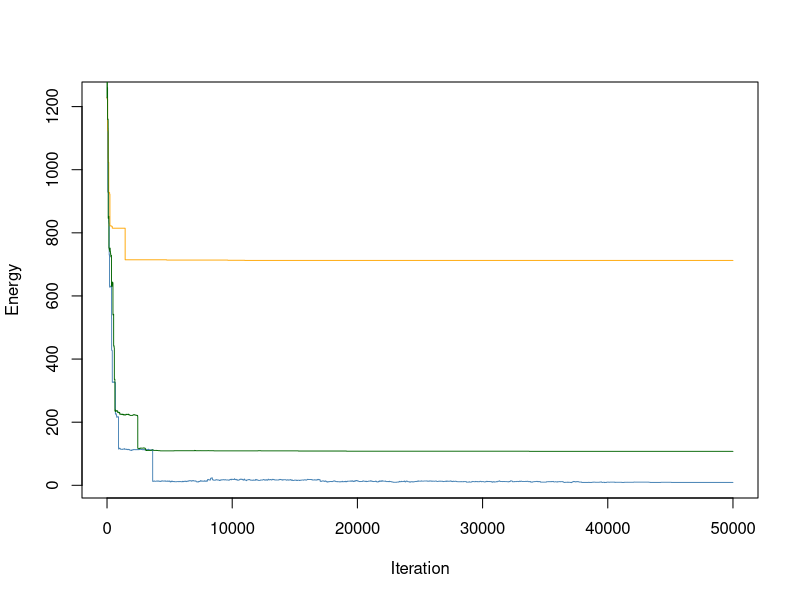

Source code (R): (Note: a time limit stopped this script after it produced the figure.)
##----------------------------------------------------------------------
## EVERYTHING YOU NEED TO CHANGE IS IN THIS SECTION OR THE FINAL SECTION

# Number of doctors available
ndoctors <- 5

# Number of nurses
nnurses <- 7

# Number of days in the schedule
ndays <- 7

# Number of staff present for each shift (must have same # of shifts)
# e.g., c(2, 3, 3) has three shifts with 2, 3, 3 people respectively
doctorstaffing <- c(2, 2, 2)
nursestaffing <- c(3, 3, 3)

# Penalties for violating each of six constraints
# Penalty 1: Each instance of three consecutive shifts (including overnight)
# Penalty 2: Each person who does not have two days off AT ALL
# Penalty 3: Each person who does not have two days off IN A ROW
# Penalty 4: Each instance of first shift following last shift on prev day
# Penalty 5: Each instance of working both weekend days (days 1, 2)
# Penalty 6: Weights for the stdev of nurses'/doctors' shifts in the schedule
#            (trying to make everyone work similar amounts)
penalties <- c(100, 100, 0.5, 5, 1, 2)

# Number of iterations (if too small, might not be able to explore enough)
niter <- 50000

# The cooling schedule: what should the temperature be at step i out of n
coolingschedule <- function(i,n)
{
  # If you want greedy optimization, just fix some low temperature
  #return(1e-3)
  
  # Linear cooling schedule from 1 down to 0
  return(1 - (i/(n+1)))
}

## END OF PARAMETER SECTION
##----------------------------------------------------------------------

# (Some things which are calculated automatically)
doctorindices <- c(1,cumsum(doctorstaffing)+1)
nurseindices <- c(1,cumsum(nursestaffing)+1)
nshifts <- length(doctorstaffing)

# Function to calculate the "energy" (total cost of violations)
get_energy <- function(doctorsunwrapped, nursesunwrapped, penalties)
{
  return(get_energy_sub(doctorsunwrapped,penalties)+
           get_energy_sub(nursesunwrapped,penalties))
}

# ...calculates the energy contribution from doctors & nurses separately
get_energy_sub <- function(subsched, penalties)
{
  energy <- 0
  
  # Array to keep track of total number of shifts worked by each worker
  totshift <- rep(0, dim(subsched)[1])
  
  # Go through the schedule worker by worker...
  for (i in 1:dim(subsched)[1])
  {
    # Count number of shifts for that worker
    totshift[i] <- sum(subsched[i,,])
    
    # Look at whether worker works the last shift on the last day
    lastshift <- subsched[i,ndays,nshifts]
    
    # Look at whether worker has the last day off
    prevoff <- all(subsched[i,ndays,] == FALSE)
    
    daysoff <- 0
    twoinarow <- 1
    
    # If worked the very last shift, did you work the shift before as well?
    #  (looking to capture three shifts in a row wrapping around week to week)
    if (lastshift == 1)
    {
      lastshift <- lastshift + subsched[i,ndays,nshifts-1]
    }
    
    # For each day in the schedule...
    for (j in 1:ndays)
    {
      # If you have the day off, count it;
      #  if the previous day was also off, satisfy "two days off in a row"
      if (all(subsched[i,j,] == FALSE))
      {
        daysoff <- daysoff + 1
        if (prevoff)
        {
          twoinarow <- 0
        }
        prevoff <- TRUE
      }
      else # specifically on the second day, if you worked today and yesterday,
      { # that's a penalty (treating first two days as the weekend)
        if (!prevoff && j == 2)
        {
          energy <- energy + penalties[5]
        }
        prevoff <- FALSE
      }
      # Now check for wraparound shift streaks and assess penalties
      if (subsched[i,j,1] == 1)
      {
        lastshift <- lastshift + 1
        if (lastshift > 1)
        {
          energy <- energy + penalties[4]
        }
        if (lastshift > 2)
        {
          energy <- energy + penalties[1]
        }
      }
      else
      {
        lastshift <- 0
      }
      # Once that is done, move through the remaining shifts, assessing penalties
      for (k in 2:nshifts)
      {
        if (subsched[i,j,k] == 1)
        {
          lastshift <- lastshift + 1
          if (lastshift > 2)
          {
            energy <- energy + penalties[1]
          }
        }
        else
        {
          lastshift <- 0
        }
      }
    }
    # After finishing the week, assess penalties related to days off
    energy <- energy + twoinarow * penalties[3] + (daysoff < 2) * penalties[2]
  }
  
  # Penalize energy according to standard deviation among shifts
  energy <- energy + penalties[6] * sd(totshift)
  return(energy)
}

# Initial point: put people into the schedule in numerical order each day
totalspots <- ndays * sum(doctorstaffing)
initialloop <- rep(1:ndoctors, ceiling(totalspots/ndoctors))
doctorschedule <- matrix(initialloop[1:totalspots], nrow = sum(doctorstaffing), ncol = ndays)
totalspots <- ndays * sum(nursestaffing)
initialloop <- rep(1:nnurses, ceiling(totalspots/nnurses))
nurseschedule <- matrix(initialloop[1:totalspots], nrow = sum(nursestaffing), ncol = ndays)

# Fill in the "unwrapped" schedules (separate schedule for each worker)
doctorsunwrapped <- array(0, c(ndoctors,ndays,nshifts))
for (i in 1:ndays)
{
  for (j in 1:nshifts)
  {
    for (k in doctorindices[j]:(doctorindices[j+1]-1))
    {
      doctorsunwrapped[doctorschedule[k,i],i,j] <- 1
    }
  }
}

nursesunwrapped <- array(0, c(nnurses,ndays,nshifts))
for (i in 1:ndays)
{
  for (j in 1:nshifts)
  {
    for (k in nurseindices[j]:(nurseindices[j+1]-1))
    {
      nursesunwrapped[nurseschedule[k,i],i,j] <- 1
    }
  }
}

# Starting energy...
energy <- rep(0,niter)
energy[1] <- get_energy(doctorsunwrapped, nursesunwrapped, penalties)

# Now run the Gibbs sampler.
for (i in 2:niter)
{
  # Current temperature (from our cooling schedule)
  temperature <- coolingschedule(i,niter)
  
  # Flip a coin to switch either a doctor or a nurse shift.
  if (runif(1) < 0.5)
  {
    # Choose a random shift
    prop <- doctorschedule
    posx <- sample(1:sum(doctorstaffing),1)
    posy <- sample(1:ndays,1)
    
    # Calculate which workers are available to swap into that shift and pick one
    available <- 1:ndoctors
    myblock <- min(which(doctorindices>posx))-1
    for (j in doctorindices[myblock]:(doctorindices[myblock+1]-1))
    {
      if (j != posx)
      {
        available <- setdiff(available, doctorschedule[j,posy])
      }
    }
    prop[posx,posy] <- sample(available,1)
    propunwrapped <- doctorsunwrapped
    propunwrapped[doctorschedule[posx,posy],posy,myblock] <- 0
    propunwrapped[prop[posx,posy],posy,myblock] <- 1
    
    # Calculate energy of new configuration
    new_energy <- get_energy(propunwrapped, nursesunwrapped, penalties)
    
    # With the appropriate probability, update state/energy
    if(runif(1) < exp((energy[i-1]-new_energy)/temperature))
    {
      energy[i] <- new_energy
      doctorschedule <- prop
      doctorsunwrapped <- propunwrapped
    }
    else # otherwise, leave things as they stand.
    {
      energy[i] <- energy[i-1]
    }
  }
  else # same as above, but if you are swapping a nurse
  {
    prop <- nurseschedule
    posx <- sample(1:sum(nursestaffing),1)
    posy <- sample(1:ndays,1)
    available <- 1:nnurses
    myblock <- min(which(nurseindices>posx))-1
    for (j in nurseindices[myblock]:(nurseindices[myblock+1]-1))
    {
      if (j != posx)
      {
        available <- setdiff(available, nurseschedule[j,posy])
      }
    }
    prop[posx,posy] <- sample(available,1)
    
    propunwrapped <- nursesunwrapped
    propunwrapped[nurseschedule[posx,posy],posy,myblock] <- 0
    propunwrapped[prop[posx,posy],posy,myblock] <- 1
    
    new_energy <- get_energy(doctorsunwrapped, propunwrapped, penalties)
    
    if(runif(1) < exp((energy[i-1]-new_energy)/temperature))
    {
      energy[i] <- new_energy
      nurseschedule <- prop
      nursesunwrapped <- propunwrapped
    }
    else
    {
      energy[i] <- energy[i-1]
    }
  }
}

##----------------------------------------------------------------------
## EVERYTHING YOU NEED TO CHANGE IS IN THIS SECTION OR THE FIRST SECTION

# Various things you might want to look at:

# Plotting the energy over time
plot(energy, type="l", col="#4682B4", lwd=0.9, xlab="Iteration", ylab="Energy")

# What was the lowest energy? (Is this necessarily the energy of the final state?)
min(energy)

# Check out our final schedule.
#  The columns are days. If there are three shifts of 2 workers,
#  the first 2 rows are shift 1, the next 2 rows are shift 2, etc.
#  Numbers in table correspond to workers. 1, 2, 3, ...
print(doctorschedule)
print(nurseschedule)

# If you want to look at an individual person's schedule,
#  check the "unwrapped" matrices. For example,
#  the shift schedule for doctor 3 is below; rows are days,
#  columns are shifts, 1 = working, 0 not working
print(doctorsunwrapped[3,,])

## END OF FINAL SECTION
##----------------------------------------------------------------------

# Greedy
##----------------------------------------------------------------------
## EVERYTHING YOU NEED TO CHANGE IS IN THIS SECTION OR THE FINAL SECTION

# Number of doctors available
ndoctors <- 5

# Number of nurses
nnurses <- 7

# Number of days in the schedule
ndays <- 7

# Number of staff present for each shift (must have same # of shifts)
# e.g., c(2, 3, 3) has three shifts with 2, 3, 3 people respectively
doctorstaffing <- c(2, 2, 2)
nursestaffing <- c(3, 3, 3)

# Penalties for violating each of six constraints
# Penalty 1: Each instance of three consecutive shifts (including overnight)
# Penalty 2: Each person who does not have two days off AT ALL
# Penalty 3: Each person who does not have two days off IN A ROW
# Penalty 4: Each instance of first shift following last shift on prev day
# Penalty 5: Each instance of working both weekend days (days 1, 2)
# Penalty 6: Weights for the stdev of nurses'/doctors' shifts in the schedule
#            (trying to make everyone work similar amounts)
penalties <- c(100, 100, 0.5, 5, 1, 2)

# Number of iterations (if too small, might not be able to explore enough)
niter <- 50000

# The cooling schedule: what should the temperature be at step i out of n
coolingschedule <- function(i,n)
{
  # If you want greedy optimization, just fix some low temperature
  return(1e-3)
}

## END OF PARAMETER SECTION
##----------------------------------------------------------------------

# (Some things which are calculated automatically)
doctorindices <- c(1,cumsum(doctorstaffing)+1)
nurseindices <- c(1,cumsum(nursestaffing)+1)
nshifts <- length(doctorstaffing)

# Function to calculate the "energy" (total cost of violations)
get_energy <- function(doctorsunwrapped, nursesunwrapped, penalties)
{
  return(get_energy_sub(doctorsunwrapped,penalties)+
           get_energy_sub(nursesunwrapped,penalties))
}

# ...calculates the energy contribution from doctors & nurses separately
get_energy_sub <- function(subsched, penalties)
{
  energy <- 0
  
  # Array to keep track of total number of shifts worked by each worker
  totshift <- rep(0, dim(subsched)[1])
  
  # Go through the schedule worker by worker...
  for (i in 1:dim(subsched)[1])
  {
    # Count number of shifts for that worker
    totshift[i] <- sum(subsched[i,,])
    
    # Look at whether worker works the last shift on the last day
    lastshift <- subsched[i,ndays,nshifts]
    
    # Look at whether worker has the last day off
    prevoff <- all(subsched[i,ndays,] == FALSE)
    
    daysoff <- 0
    twoinarow <- 1
    
    # If worked the very last shift, did you work the shift before as well?
    #  (looking to capture three shifts in a row wrapping around week to week)
    if (lastshift == 1)
    {
      lastshift <- lastshift + subsched[i,ndays,nshifts-1]
    }
    
    # For each day in the schedule...
    for (j in 1:ndays)
    {
      # If you have the day off, count it;
      #  if the previous day was also off, satisfy "two days off in a row"
      if (all(subsched[i,j,] == FALSE))
      {
        daysoff <- daysoff + 1
        if (prevoff)
        {
          twoinarow <- 0
        }
        prevoff <- TRUE
      }
      else # specifically on the second day, if you worked today and yesterday,
      { # that's a penalty (treating first two days as the weekend)
        if (!prevoff && j == 2)
        {
          energy <- energy + penalties[5]
        }
        prevoff <- FALSE
      }
      # Now check for wraparound shift streaks and assess penalties
      if (subsched[i,j,1] == 1)
      {
        lastshift <- lastshift + 1
        if (lastshift > 1)
        {
          energy <- energy + penalties[4]
        }
        if (lastshift > 2)
        {
          energy <- energy + penalties[1]
        }
      }
      else
      {
        lastshift <- 0
      }
      # Once that is done, move through the remaining shifts, assessing penalties
      for (k in 2:nshifts)
      {
        if (subsched[i,j,k] == 1)
        {
          lastshift <- lastshift + 1
          if (lastshift > 2)
          {
            energy <- energy + penalties[1]
          }
        }
        else
        {
          lastshift <- 0
        }
      }
    }
    # After finishing the week, assess penalties related to days off
    energy <- energy + twoinarow * penalties[3] + (daysoff < 2) * penalties[2]
  }
  
  # Penalize energy according to standard deviation among shifts
  energy <- energy + penalties[6] * sd(totshift)
  return(energy)
}

# Initial point: put people into the schedule in numerical order each day
totalspots <- ndays * sum(doctorstaffing)
initialloop <- rep(1:ndoctors, ceiling(totalspots/ndoctors))
doctorschedule <- matrix(initialloop[1:totalspots], nrow = sum(doctorstaffing), ncol = ndays)
totalspots <- ndays * sum(nursestaffing)
initialloop <- rep(1:nnurses, ceiling(totalspots/nnurses))
nurseschedule <- matrix(initialloop[1:totalspots], nrow = sum(nursestaffing), ncol = ndays)

# Fill in the "unwrapped" schedules (separate schedule for each worker)
doctorsunwrapped <- array(0, c(ndoctors,ndays,nshifts))
for (i in 1:ndays)
{
  for (j in 1:nshifts)
  {
    for (k in doctorindices[j]:(doctorindices[j+1]-1))
    {
      doctorsunwrapped[doctorschedule[k,i],i,j] <- 1
    }
  }
}

nursesunwrapped <- array(0, c(nnurses,ndays,nshifts))
for (i in 1:ndays)
{
  for (j in 1:nshifts)
  {
    for (k in nurseindices[j]:(nurseindices[j+1]-1))
    {
      nursesunwrapped[nurseschedule[k,i],i,j] <- 1
    }
  }
}

# Starting energy...
energy <- rep(0,niter)
energy[1] <- get_energy(doctorsunwrapped, nursesunwrapped, penalties)

# Now run the Gibbs sampler.
for (i in 2:niter)
{
  # Current temperature (from our cooling schedule)
  temperature <- coolingschedule(i,niter)
  
  # Flip a coin to switch either a doctor or a nurse shift.
  if (runif(1) < 0.5)
  {
    # Choose a random shift
    prop <- doctorschedule
    posx <- sample(1:sum(doctorstaffing),1)
    posy <- sample(1:ndays,1)
    
    # Calculate which workers are available to swap into that shift and pick one
    available <- 1:ndoctors
    myblock <- min(which(doctorindices>posx))-1
    for (j in doctorindices[myblock]:(doctorindices[myblock+1]-1))
    {
      if (j != posx)
      {
        available <- setdiff(available, doctorschedule[j,posy])
      }
    }
    prop[posx,posy] <- sample(available,1)
    propunwrapped <- doctorsunwrapped
    propunwrapped[doctorschedule[posx,posy],posy,myblock] <- 0
    propunwrapped[prop[posx,posy],posy,myblock] <- 1
    
    # Calculate energy of new configuration
    new_energy <- get_energy(propunwrapped, nursesunwrapped, penalties)
    
    # With the appropriate probability, update state/energy
    if(runif(1) < exp((energy[i-1]-new_energy)/temperature))
    {
      energy[i] <- new_energy
      doctorschedule <- prop
      doctorsunwrapped <- propunwrapped
    }
    else # otherwise, leave things as they stand.
    {
      energy[i] <- energy[i-1]
    }
  }
  else # same as above, but if you are swapping a nurse
  {
    prop <- nurseschedule
    posx <- sample(1:sum(nursestaffing),1)
    posy <- sample(1:ndays,1)
    available <- 1:nnurses
    myblock <- min(which(nurseindices>posx))-1
    for (j in nurseindices[myblock]:(nurseindices[myblock+1]-1))
    {
      if (j != posx)
      {
        available <- setdiff(available, nurseschedule[j,posy])
      }
    }
    prop[posx,posy] <- sample(available,1)
    
    propunwrapped <- nursesunwrapped
    propunwrapped[nurseschedule[posx,posy],posy,myblock] <- 0
    propunwrapped[prop[posx,posy],posy,myblock] <- 1
    
    new_energy <- get_energy(doctorsunwrapped, propunwrapped, penalties)
    
    if(runif(1) < exp((energy[i-1]-new_energy)/temperature))
    {
      energy[i] <- new_energy
      nurseschedule <- prop
      nursesunwrapped <- propunwrapped
    }
    else
    {
      energy[i] <- energy[i-1]
    }
  }
}

##----------------------------------------------------------------------
## EVERYTHING YOU NEED TO CHANGE IS IN THIS SECTION OR THE FIRST SECTION

# Various things you might want to look at:
# Plotting the energy over time
lines(energy, type = "l", col = "#FFA500", lwd = 0.9, xlab = "Iteration", ylab = "Energy")

# What was the lowest energy? (Is this necessarily the energy of the final state?)
min(energy)

# Check out our final schedule.
#  The columns are days. If there are three shifts of 2 workers,
#  the first 2 rows are shift 1, the next 2 rows are shift 2, etc.
#  Numbers in table correspond to workers. 1, 2, 3, ...
print(doctorschedule)
print(nurseschedule)

# If you want to look at an individual person's schedule,
#  check the "unwrapped" matrices. For example,
#  the shift schedule for doctor 3 is below; rows are days,
#  columns are shifts, 1 = working, 0 not working
print(doctorsunwrapped[3,,])

## END OF FINAL SECTION
##----------------------------------------------------------------------


#Log

##----------------------------------------------------------------------
## EVERYTHING YOU NEED TO CHANGE IS IN THIS SECTION OR THE FINAL SECTION

# Number of doctors available
ndoctors <- 5

# Number of nurses
nnurses <- 7

# Number of days in the schedule
ndays <- 7

# Number of staff present for each shift (must have same # of shifts)
# e.g., c(2, 3, 3) has three shifts with 2, 3, 3 people respectively
doctorstaffing <- c(2, 2, 2)
nursestaffing <- c(3, 3, 3)

# Penalties for violating each of six constraints
# Penalty 1: Each instance of three consecutive shifts (including overnight)
# Penalty 2: Each person who does not have two days off AT ALL
# Penalty 3: Each person who does not have two days off IN A ROW
# Penalty 4: Each instance of first shift following last shift on prev day
# Penalty 5: Each instance of working both weekend days (days 1, 2)
# Penalty 6: Weights for the stdev of nurses'/doctors' shifts in the schedule
#            (trying to make everyone work similar amounts)
penalties <- c(100, 100, 0.5, 5, 1, 2)

# Number of iterations (if too small, might not be able to explore enough)
niter <- 50000

# The cooling schedule: what should the temperature be at step i out of n
coolingschedule <- function(i,n)
{
  # Log cooling schedule
  return(0.02/log(1+(i+1)/n))
}

## END OF PARAMETER SECTION
##----------------------------------------------------------------------

# (Some things which are calculated automatically)
doctorindices <- c(1,cumsum(doctorstaffing)+1)
nurseindices <- c(1,cumsum(nursestaffing)+1)
nshifts <- length(doctorstaffing)

# Function to calculate the "energy" (total cost of violations)
get_energy <- function(doctorsunwrapped, nursesunwrapped, penalties)
{
  return(get_energy_sub(doctorsunwrapped,penalties)+
           get_energy_sub(nursesunwrapped,penalties))
}

# ...calculates the energy contribution from doctors & nurses separately
get_energy_sub <- function(subsched, penalties)
{
  energy <- 0
  
  # Array to keep track of total number of shifts worked by each worker
  totshift <- rep(0, dim(subsched)[1])
  
  # Go through the schedule worker by worker...
  for (i in 1:dim(subsched)[1])
  {
    # Count number of shifts for that worker
    totshift[i] <- sum(subsched[i,,])
    
    # Look at whether worker works the last shift on the last day
    lastshift <- subsched[i,ndays,nshifts]
    
    # Look at whether worker has the last day off
    prevoff <- all(subsched[i,ndays,] == FALSE)
    
    daysoff <- 0
    twoinarow <- 1
    
    # If worked the very last shift, did you work the shift before as well?
    #  (looking to capture three shifts in a row wrapping around week to week)
    if (lastshift == 1)
    {
      lastshift <- lastshift + subsched[i,ndays,nshifts-1]
    }
    
    # For each day in the schedule...
    for (j in 1:ndays)
    {
      # If you have the day off, count it;
      #  if the previous day was also off, satisfy "two days off in a row"
      if (all(subsched[i,j,] == FALSE))
      {
        daysoff <- daysoff + 1
        if (prevoff)
        {
          twoinarow <- 0
        }
        prevoff <- TRUE
      }
      else # specifically on the second day, if you worked today and yesterday,
      { # that's a penalty (treating first two days as the weekend)
        if (!prevoff && j == 2)
        {
          energy <- energy + penalties[5]
        }
        prevoff <- FALSE
      }
      # Now check for wraparound shift streaks and assess penalties
      if (subsched[i,j,1] == 1)
      {
        lastshift <- lastshift + 1
        if (lastshift > 1)
        {
          energy <- energy + penalties[4]
        }
        if (lastshift > 2)
        {
          energy <- energy + penalties[1]
        }
      }
      else
      {
        lastshift <- 0
      }
      # Once that is done, move through the remaining shifts, assessing penalties
      for (k in 2:nshifts)
      {
        if (subsched[i,j,k] == 1)
        {
          lastshift <- lastshift + 1
          if (lastshift > 2)
          {
            energy <- energy + penalties[1]
          }
        }
        else
        {
          lastshift <- 0
        }
      }
    }
    # After finishing the week, assess penalties related to days off
    energy <- energy + twoinarow * penalties[3] + (daysoff < 2) * penalties[2]
  }
  
  # Penalize energy according to standard deviation among shifts
  energy <- energy + penalties[6] * sd(totshift)
  return(energy)
}

# Initial point: put people into the schedule in numerical order each day
totalspots <- ndays * sum(doctorstaffing)
initialloop <- rep(1:ndoctors, ceiling(totalspots/ndoctors))
doctorschedule <- matrix(initialloop[1:totalspots], nrow = sum(doctorstaffing), ncol = ndays)
totalspots <- ndays * sum(nursestaffing)
initialloop <- rep(1:nnurses, ceiling(totalspots/nnurses))
nurseschedule <- matrix(initialloop[1:totalspots], nrow = sum(nursestaffing), ncol = ndays)

# Fill in the "unwrapped" schedules (separate schedule for each worker)
doctorsunwrapped <- array(0, c(ndoctors,ndays,nshifts))
for (i in 1:ndays)
{
  for (j in 1:nshifts)
  {
    for (k in doctorindices[j]:(doctorindices[j+1]-1))
    {
      doctorsunwrapped[doctorschedule[k,i],i,j] <- 1
    }
  }
}

nursesunwrapped <- array(0, c(nnurses,ndays,nshifts))
for (i in 1:ndays)
{
  for (j in 1:nshifts)
  {
    for (k in nurseindices[j]:(nurseindices[j+1]-1))
    {
      nursesunwrapped[nurseschedule[k,i],i,j] <- 1
    }
  }
}

# Starting energy...
energy <- rep(0,niter)
energy[1] <- get_energy(doctorsunwrapped, nursesunwrapped, penalties)

# Now run the Gibbs sampler.
for (i in 2:niter)
{
  # Current temperature (from our cooling schedule)
  temperature <- coolingschedule(i,niter)
  
  # Flip a coin to switch either a doctor or a nurse shift.
  if (runif(1) < 0.5)
  {
    # Choose a random shift
    prop <- doctorschedule
    posx <- sample(1:sum(doctorstaffing),1)
    posy <- sample(1:ndays,1)
    
    # Calculate which workers are available to swap into that shift and pick one
    available <- 1:ndoctors
    myblock <- min(which(doctorindices>posx))-1
    for (j in doctorindices[myblock]:(doctorindices[myblock+1]-1))
    {
      if (j != posx)
      {
        available <- setdiff(available, doctorschedule[j,posy])
      }
    }
    prop[posx,posy] <- sample(available,1)
    propunwrapped <- doctorsunwrapped
    propunwrapped[doctorschedule[posx,posy],posy,myblock] <- 0
    propunwrapped[prop[posx,posy],posy,myblock] <- 1
    
    # Calculate energy of new configuration
    new_energy <- get_energy(propunwrapped, nursesunwrapped, penalties)
    
    # With the appropriate probability, update state/energy
    if(runif(1) < exp((energy[i-1]-new_energy)/temperature))
    {
      energy[i] <- new_energy
      doctorschedule <- prop
      doctorsunwrapped <- propunwrapped
    }
    else # otherwise, leave things as they stand.
    {
      energy[i] <- energy[i-1]
    }
  }
  else # same as above, but if you are swapping a nurse
  {
    prop <- nurseschedule
    posx <- sample(1:sum(nursestaffing),1)
    posy <- sample(1:ndays,1)
    available <- 1:nnurses
    myblock <- min(which(nurseindices>posx))-1
    for (j in nurseindices[myblock]:(nurseindices[myblock+1]-1))
    {
      if (j != posx)
      {
        available <- setdiff(available, nurseschedule[j,posy])
      }
    }
    prop[posx,posy] <- sample(available,1)
    
    propunwrapped <- nursesunwrapped
    propunwrapped[nurseschedule[posx,posy],posy,myblock] <- 0
    propunwrapped[prop[posx,posy],posy,myblock] <- 1
    
    new_energy <- get_energy(doctorsunwrapped, propunwrapped, penalties)
    
    if(runif(1) < exp((energy[i-1]-new_energy)/temperature))
    {
      energy[i] <- new_energy
      nurseschedule <- prop
      nursesunwrapped <- propunwrapped
    }
    else
    {
      energy[i] <- energy[i-1]
    }
  }
}

##----------------------------------------------------------------------
## EVERYTHING YOU NEED TO CHANGE IS IN THIS SECTION OR THE FIRST SECTION

# Various things you might want to look at:

# Plotting the energy over time
# Add the second line with a red dashed line
lines(energy, type="l", col="#006400", lwd=0.9, lty=1)  #

# What was the lowest energy? (Is this necessarily the energy of the final state?)
min(energy)

# Check out our final schedule.
#  The columns are days. If there are three shifts of 2 workers,
#  the first 2 rows are shift 1, the next 2 rows are shift 2, etc.
#  Numbers in table correspond to workers. 1, 2, 3, ...
print(doctorschedule)
print(nurseschedule)

# If you want to look at an individual person's schedule,
#  check the "unwrapped" matrices. For example,
#  the shift schedule for doctor 3 is below; rows are days,
#  columns are shifts, 1 = working, 0 not working
print(doctorsunwrapped[3,,])

## END OF FINAL SECTION
##----------------------------------------------------------------------


# Exponential
##----------------------------------------------------------------------
## EVERYTHING YOU NEED TO CHANGE IS IN THIS SECTION OR THE FINAL SECTION

# Number of doctors available
ndoctors <- 7

# Number of nurses
nnurses <- 10

# Number of days in the schedule
ndays <- 7

# Number of staff present for each shift (must have same # of shifts)
# e.g., c(2, 3, 3) has three shifts with 2, 3, 3 people respectively
doctorstaffing <- c(2, 2, 2)
nursestaffing <- c(3, 3, 3)

# Penalties for violating each of six constraints
penalties <- c(100, 100, 0.5, 5, 1, 2)

# Number of iterations
niter <- 50000

# Exponential cooling schedule
coolingschedule <- function(i, n) {
  T0 <- 1 # Initial temperature
  alpha <- 5 / n # Decay rate (adjust this as needed for your application)
  return(T0 * exp(-alpha * i))
}

## END OF PARAMETER SECTION
##----------------------------------------------------------------------

# Calculate indices for doctors and nurses
doctorindices <- c(1, cumsum(doctorstaffing) + 1)
nurseindices <- c(1, cumsum(nursestaffing) + 1)
nshifts <- length(doctorstaffing)

# Function to calculate the "energy" (total cost of violations)
get_energy <- function(doctorsunwrapped, nursesunwrapped, penalties) {
  return(get_energy_sub(doctorsunwrapped, penalties) +
           get_energy_sub(nursesunwrapped, penalties))
}

# Energy calculation for doctors and nurses
get_energy_sub <- function(subsched, penalties) {
  energy <- 0
  totshift <- rep(0, dim(subsched)[1])
  for (i in 1:dim(subsched)[1]) {
    totshift[i] <- sum(subsched[i, , ])
    lastshift <- subsched[i, ndays, nshifts]
    prevoff <- all(subsched[i, ndays, ] == FALSE)
    daysoff <- 0
    twoinarow <- 1
    if (lastshift == 1) {
      lastshift <- lastshift + subsched[i, ndays, nshifts - 1]
    }
    for (j in 1:ndays) {
      if (all(subsched[i, j, ] == FALSE)) {
        daysoff <- daysoff + 1
        if (prevoff) {
          twoinarow <- 0
        }
        prevoff <- TRUE
      } else {
        if (!prevoff && j == 2) {
          energy <- energy + penalties[5]
        }
        prevoff <- FALSE
      }
      if (subsched[i, j, 1] == 1) {
        lastshift <- lastshift + 1
        if (lastshift > 1) {
          energy <- energy + penalties[4]
        }
        if (lastshift > 2) {
          energy <- energy + penalties[1]
        }
      } else {
        lastshift <- 0
      }
      for (k in 2:nshifts) {
        if (subsched[i, j, k] == 1) {
          lastshift <- lastshift + 1
          if (lastshift > 2) {
            energy <- energy + penalties[1]
          }
        } else {
          lastshift <- 0
        }
      }
    }
    energy <- energy + twoinarow * penalties[3] + (daysoff < 2) * penalties[2]
  }
  energy <- energy + penalties[6] * sd(totshift)
  return(energy)
}

# Initial schedules
totalspots <- ndays * sum(doctorstaffing)
initialloop <- rep(1:ndoctors, ceiling(totalspots / ndoctors))
doctorschedule <- matrix(initialloop[1:totalspots], nrow = sum(doctorstaffing), ncol = ndays)
totalspots <- ndays * sum(nursestaffing)
initialloop <- rep(1:nnurses, ceiling(totalspots / nnurses))
nurseschedule <- matrix(initialloop[1:totalspots], nrow = sum(nursestaffing), ncol = ndays)

# Unwrapped schedules for each worker
doctorsunwrapped <- array(0, c(ndoctors, ndays, nshifts))
for (i in 1:ndays) {
  for (j in 1:nshifts) {
    for (k in doctorindices[j]:(doctorindices[j + 1] - 1)) {
      doctorsunwrapped[doctorschedule[k, i], i, j] <- 1
    }
  }
}

nursesunwrapped <- array(0, c(nnurses, ndays, nshifts))
for (i in 1:ndays) {
  for (j in 1:nshifts) {
    for (k in nurseindices[j]:(nurseindices[j + 1] - 1)) {
      nursesunwrapped[nurseschedule[k, i], i, j] <- 1
    }
  }
}

# Starting energy
energy <- rep(0, niter)
energy[1] <- get_energy(doctorsunwrapped, nursesunwrapped, penalties)

# Gibbs sampler with exponential cooling schedule
for (i in 2:niter) {
  temperature <- coolingschedule(i, niter)
  
  if (runif(1) < 0.5) {
    prop <- doctorschedule
    posx <- sample(1:sum(doctorstaffing), 1)
    posy <- sample(1:ndays, 1)
    available <- 1:ndoctors
    myblock <- min(which(doctorindices > posx)) - 1
    for (j in doctorindices[myblock]:(doctorindices[myblock + 1] - 1)) {
      if (j != posx) {
        available <- setdiff(available, doctorschedule[j, posy])
      }
    }
    prop[posx, posy] <- sample(available, 1)
    propunwrapped <- doctorsunwrapped
    propunwrapped[doctorschedule[posx, posy], posy, myblock] <- 0
    propunwrapped[prop[posx, posy], posy, myblock] <- 1
    new_energy <- get_energy(propunwrapped, nursesunwrapped, penalties)
    if (runif(1) < exp((energy[i - 1] - new_energy) / temperature)) {
      energy[i] <- new_energy
      doctorschedule <- prop
      doctorsunwrapped <- propunwrapped
    } else {
      energy[i] <- energy[i - 1]
    }
  } else {
    prop <- nurseschedule
    posx <- sample(1:sum(nursestaffing), 1)
    posy <- sample(1:ndays, 1)
    available <- 1:nnurses
    myblock <- min(which(nurseindices > posx)) - 1
    for (j in nurseindices[myblock]:(nurseindices[myblock + 1] - 1)) {
      if (j != posx) {
        available <- setdiff(available, nurseschedule[j, posy])
      }
    }
    prop[posx, posy] <- sample(available, 1)
    propunwrapped <- nursesunwrapped
    propunwrapped[nurseschedule[posx, posy], posy, myblock] <- 0
    propunwrapped[prop[posx, posy], posy, myblock] <- 1
    new_energy <- get_energy(doctorsunwrapped, propunwrapped, penalties)
    if (runif(1) < exp((energy[i - 1] - new_energy) / temperature)) {
      energy[i] <- new_energy
      nurseschedule <- prop
      nursesunwrapped <- propunwrapped
    } else {
      energy[i] <- energy[i - 1]
    }
  }
}

##----------------------------------------------------------------------
## EVERYTHING YOU NEED TO CHANGE IS IN THIS SECTION OR THE FIRST SECTION

# Lowest energy achieved
cat("Lowest Energy:", min(energy), "\n")

# Final schedules for doctors and nurses
print("Final Doctors Schedule:")
print(doctorschedule)
print("Final Nurses Schedule:")
print(nurseschedule)

# Example: Doctor 3's unwrapped schedule
print("Doctor 3's Schedule:")
print(doctorsunwrapped[3, , ])

## END OF FINAL SECTION
##----------------------------------------------------------------------

# Plotting the energy over time
lines(energy, type = "l", col = "#B22222", lwd = 0.75)

# Lowest energy achieved
min_energy <- min(energy)
cat("Lowest energy:", min_energy, "\n")

## END OF PROGRAM


# Add custom legend
legend("topright", 
       legend = c("Linear", "Greedy", "Log", "Exponential"),  # New legend text
       col = c("#4682B4", "#FFA500", "#006400","#B22222"),                # Colors of the lines
       lty = c(1, 1),                          # Line types for each
       lwd = c(2, 2),                          # Line widths for each
       box.lwd = 0.5)                          # Border line width around the legend

title(main = "Energy vs. Time")
